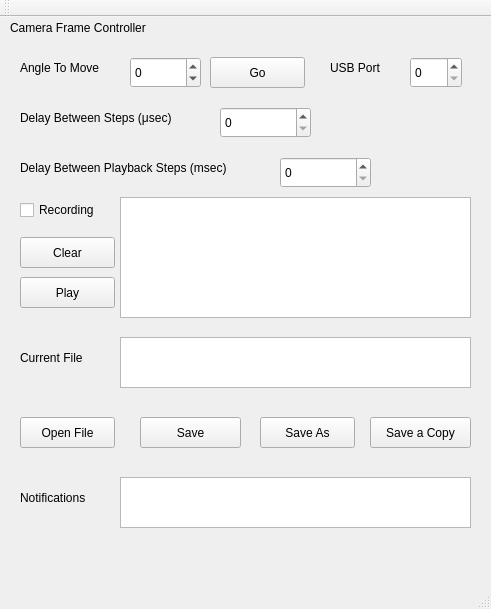
<?xml version="1.0" encoding="UTF-8"?>
<ui version="4.0">
 <class>MainWindow</class>
 <widget class="QMainWindow" name="MainWindow">
  <property name="geometry">
   <rect>
    <x>0</x>
    <y>0</y>
    <width>491</width>
    <height>609</height>
   </rect>
  </property>
  <property name="windowTitle">
   <string>MainWindow</string>
  </property>
  <widget class="QWidget" name="centralWidget">
   <widget class="QPushButton" name="pushButton">
    <property name="geometry">
     <rect>
      <x>210</x>
      <y>40</y>
      <width>95</width>
      <height>31</height>
     </rect>
    </property>
    <property name="text">
     <string>Go</string>
    </property>
   </widget>
   <widget class="QSpinBox" name="spinBox">
    <property name="geometry">
     <rect>
      <x>130</x>
      <y>40</y>
      <width>71</width>
      <height>31</height>
     </rect>
    </property>
    <property name="toolTip">
     <string>&lt;html&gt;&lt;head/&gt;&lt;body&gt;&lt;p&gt;Sets the number of degrees that the turn table will turn each time Go is pressed.&lt;/p&gt;&lt;/body&gt;&lt;/html&gt;</string>
    </property>
    <property name="minimum">
     <number>-10000</number>
    </property>
    <property name="maximum">
     <number>10000</number>
    </property>
   </widget>
   <widget class="QLabel" name="label">
    <property name="geometry">
     <rect>
      <x>10</x>
      <y>0</y>
      <width>281</width>
      <height>21</height>
     </rect>
    </property>
    <property name="text">
     <string>Camera Frame Controller</string>
    </property>
   </widget>
   <widget class="QSpinBox" name="spinBox_3">
    <property name="geometry">
     <rect>
      <x>410</x>
      <y>40</y>
      <width>52</width>
      <height>31</height>
     </rect>
    </property>
    <property name="toolTip">
     <string>&lt;html&gt;&lt;head/&gt;&lt;body&gt;&lt;p&gt;The USB port of the transmitter. Usually from 0 to 5. &lt;/p&gt;&lt;/body&gt;&lt;/html&gt;</string>
    </property>
   </widget>
   <widget class="QLabel" name="label_3">
    <property name="geometry">
     <rect>
      <x>330</x>
      <y>40</y>
      <width>67</width>
      <height>21</height>
     </rect>
    </property>
    <property name="toolTip">
     <string>&lt;html&gt;&lt;head/&gt;&lt;body&gt;&lt;p&gt;The USB port of the transmitter. Usually from 0 to 5. &lt;/p&gt;&lt;/body&gt;&lt;/html&gt;</string>
    </property>
    <property name="text">
     <string>USB Port</string>
    </property>
   </widget>
   <widget class="QLabel" name="label_4">
    <property name="geometry">
     <rect>
      <x>20</x>
      <y>40</y>
      <width>111</width>
      <height>21</height>
     </rect>
    </property>
    <property name="text">
     <string>Angle To Move</string>
    </property>
   </widget>
   <widget class="QTextBrowser" name="textBrowser">
    <property name="geometry">
     <rect>
      <x>120</x>
      <y>180</y>
      <width>351</width>
      <height>121</height>
     </rect>
    </property>
   </widget>
   <widget class="QCheckBox" name="checkBox">
    <property name="geometry">
     <rect>
      <x>20</x>
      <y>180</y>
      <width>95</width>
      <height>26</height>
     </rect>
    </property>
    <property name="text">
     <string>Recording</string>
    </property>
   </widget>
   <widget class="QPushButton" name="pushButton_3">
    <property name="geometry">
     <rect>
      <x>20</x>
      <y>220</y>
      <width>95</width>
      <height>31</height>
     </rect>
    </property>
    <property name="text">
     <string>Clear</string>
    </property>
   </widget>
   <widget class="QPushButton" name="pushButton_4">
    <property name="geometry">
     <rect>
      <x>20</x>
      <y>260</y>
      <width>95</width>
      <height>31</height>
     </rect>
    </property>
    <property name="text">
     <string>Play</string>
    </property>
   </widget>
   <widget class="QPushButton" name="pushButton_5">
    <property name="geometry">
     <rect>
      <x>370</x>
      <y>400</y>
      <width>101</width>
      <height>31</height>
     </rect>
    </property>
    <property name="text">
     <string>Save a Copy</string>
    </property>
   </widget>
   <widget class="QListWidget" name="listWidget">
    <property name="geometry">
     <rect>
      <x>120</x>
      <y>320</y>
      <width>351</width>
      <height>51</height>
     </rect>
    </property>
   </widget>
   <widget class="QPushButton" name="pushButton_6">
    <property name="geometry">
     <rect>
      <x>20</x>
      <y>400</y>
      <width>95</width>
      <height>31</height>
     </rect>
    </property>
    <property name="text">
     <string>Open File</string>
    </property>
   </widget>
   <widget class="QPushButton" name="pushButton_7">
    <property name="geometry">
     <rect>
      <x>260</x>
      <y>400</y>
      <width>95</width>
      <height>31</height>
     </rect>
    </property>
    <property name="text">
     <string>Save As</string>
    </property>
   </widget>
   <widget class="QTextBrowser" name="textBrowser_2">
    <property name="geometry">
     <rect>
      <x>120</x>
      <y>460</y>
      <width>351</width>
      <height>51</height>
     </rect>
    </property>
   </widget>
   <widget class="QPushButton" name="pushButton_8">
    <property name="geometry">
     <rect>
      <x>140</x>
      <y>400</y>
      <width>101</width>
      <height>31</height>
     </rect>
    </property>
    <property name="text">
     <string>Save</string>
    </property>
   </widget>
   <widget class="QLabel" name="label_6">
    <property name="geometry">
     <rect>
      <x>20</x>
      <y>330</y>
      <width>101</width>
      <height>21</height>
     </rect>
    </property>
    <property name="text">
     <string>Current File</string>
    </property>
   </widget>
   <widget class="QLabel" name="label_7">
    <property name="geometry">
     <rect>
      <x>20</x>
      <y>470</y>
      <width>91</width>
      <height>21</height>
     </rect>
    </property>
    <property name="text">
     <string>Notifications</string>
    </property>
   </widget>
   <widget class="QSpinBox" name="spinBox_4">
    <property name="geometry">
     <rect>
      <x>220</x>
      <y>90</y>
      <width>91</width>
      <height>31</height>
     </rect>
    </property>
    <property name="maximum">
     <number>99999</number>
    </property>
   </widget>
   <widget class="QLabel" name="label_8">
    <property name="geometry">
     <rect>
      <x>20</x>
      <y>90</y>
      <width>191</width>
      <height>21</height>
     </rect>
    </property>
    <property name="text">
     <string>Delay Between Steps (μsec)</string>
    </property>
   </widget>
   <widget class="QSpinBox" name="PlayBackDelaySpinBox">
    <property name="geometry">
     <rect>
      <x>280</x>
      <y>140</y>
      <width>91</width>
      <height>31</height>
     </rect>
    </property>
    <property name="maximum">
     <number>99999</number>
    </property>
   </widget>
   <widget class="QLabel" name="label_9">
    <property name="geometry">
     <rect>
      <x>20</x>
      <y>140</y>
      <width>261</width>
      <height>21</height>
     </rect>
    </property>
    <property name="text">
     <string>Delay Between Playback Steps (msec)</string>
    </property>
   </widget>
   <zorder>spinBox</zorder>
   <zorder>pushButton</zorder>
   <zorder>label</zorder>
   <zorder>spinBox_3</zorder>
   <zorder>label_3</zorder>
   <zorder>label_4</zorder>
   <zorder>textBrowser</zorder>
   <zorder>checkBox</zorder>
   <zorder>pushButton_3</zorder>
   <zorder>pushButton_4</zorder>
   <zorder>pushButton_5</zorder>
   <zorder>listWidget</zorder>
   <zorder>pushButton_6</zorder>
   <zorder>pushButton_7</zorder>
   <zorder>textBrowser_2</zorder>
   <zorder>pushButton_8</zorder>
   <zorder>label_6</zorder>
   <zorder>label_7</zorder>
   <zorder>spinBox_4</zorder>
   <zorder>label_8</zorder>
   <zorder>PlayBackDelaySpinBox</zorder>
   <zorder>label_9</zorder>
  </widget>
  <widget class="QMenuBar" name="menuBar">
   <property name="geometry">
    <rect>
     <x>0</x>
     <y>0</y>
     <width>491</width>
     <height>25</height>
    </rect>
   </property>
  </widget>
  <widget class="QToolBar" name="mainToolBar">
   <attribute name="toolBarArea">
    <enum>TopToolBarArea</enum>
   </attribute>
   <attribute name="toolBarBreak">
    <bool>false</bool>
   </attribute>
  </widget>
  <widget class="QStatusBar" name="statusBar"/>
 </widget>
 <layoutdefault spacing="6" margin="11"/>
 <resources/>
 <connections/>
</ui>
